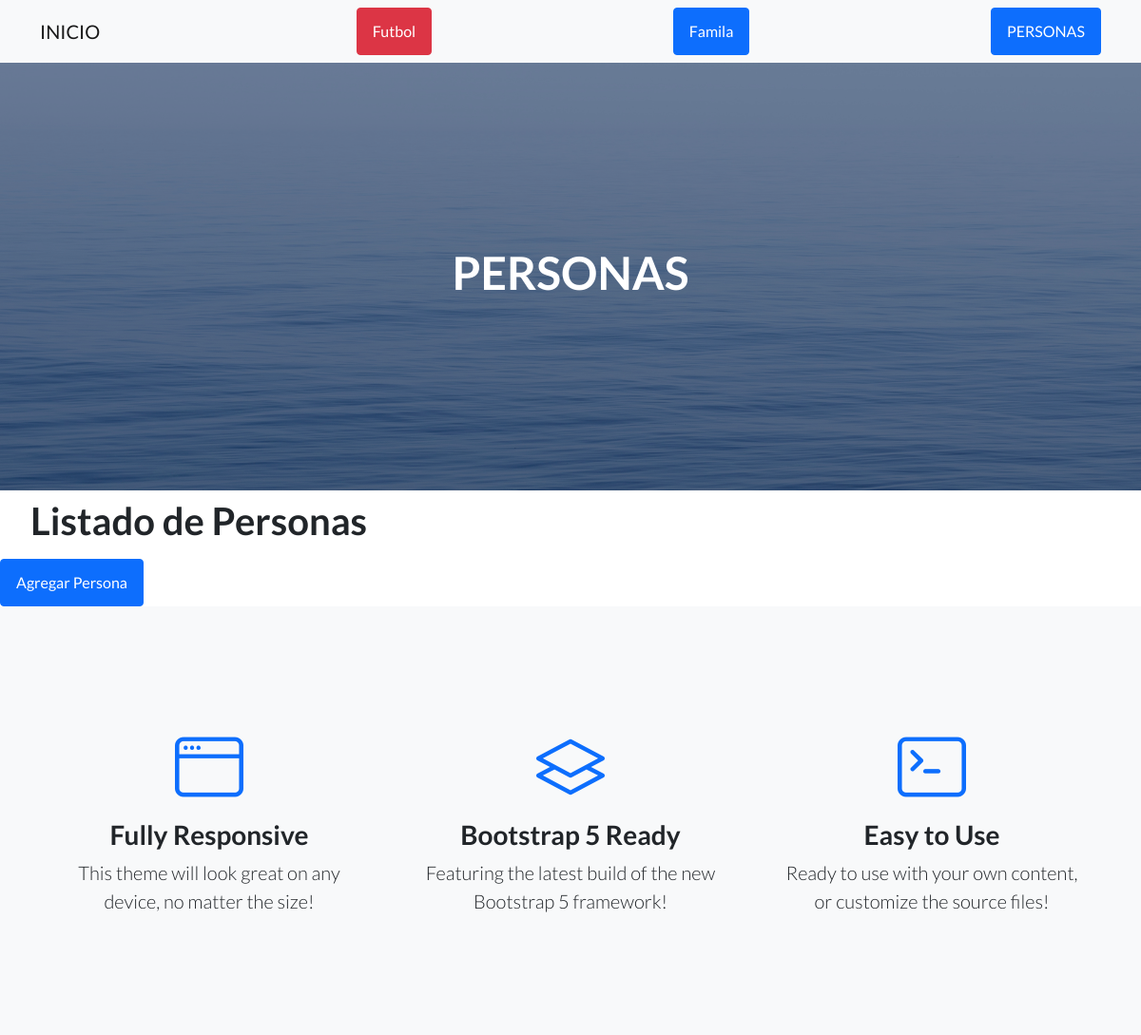
The app's page /AppCoder/leerPersonas/ (upper part), older data.
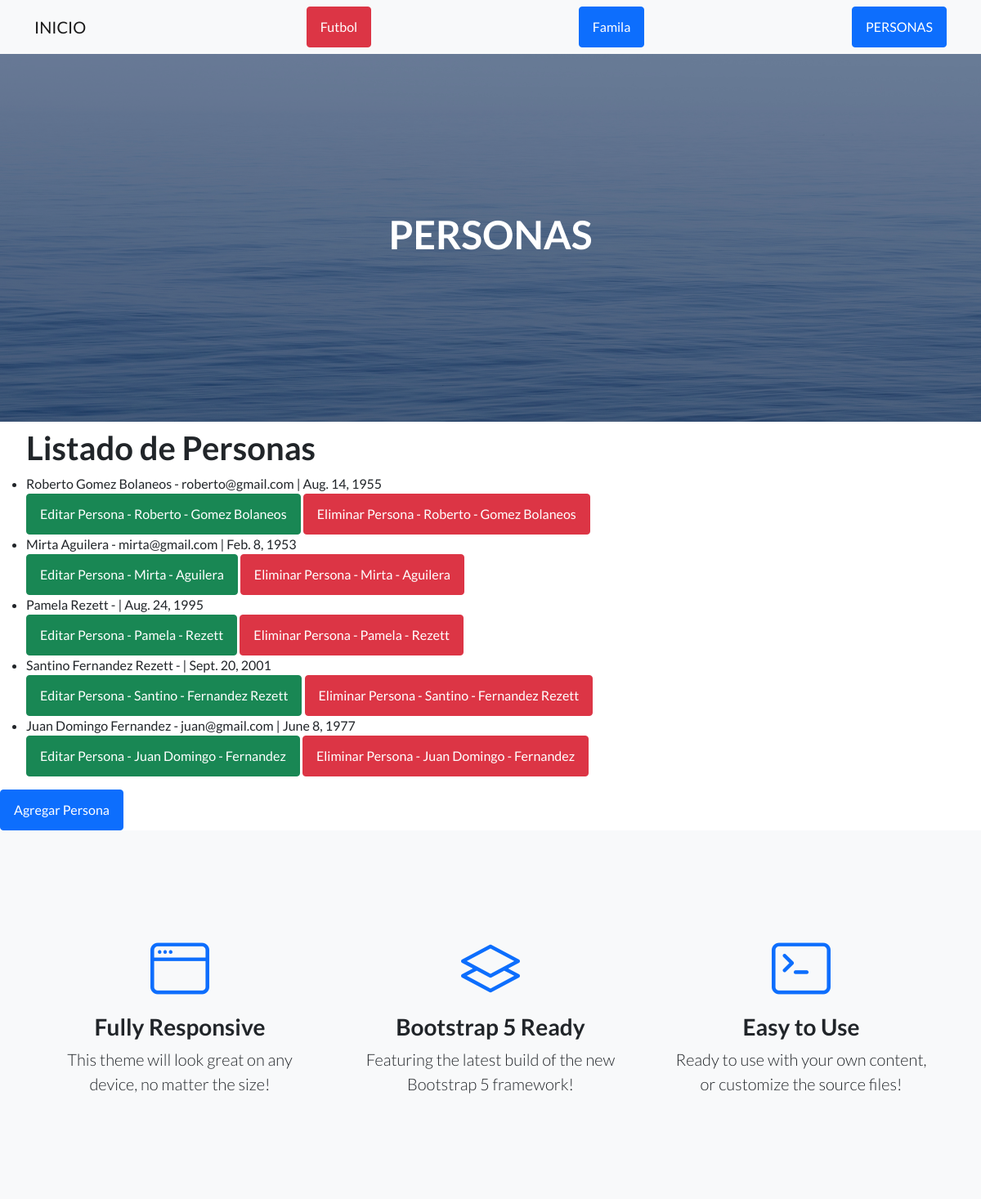
The same page, newer data.
### AppCoder/models.py (models this page shows)
class Persona (models.Model):
    nombre = models.CharField (max_length= 50)
    apellido = models.CharField (max_length= 50)
    email = models.EmailField()
    fechaNacimiento = models.DateField()
    tieneObraSocial = models.BooleanField()
    def __str__ (self):
        return f"{self.nombre} - {self.apellido}"

### AppCoder/views.py (the view)
# urls.py: path('leerPersonas/', leerPersonas, name = "leerPersonas"),
def leerPersonas (request):
    personas = Persona.objects.all() #Es "all" porque quiero ver todas las personas.
    return render (request, "AppCoder/personas.html", {"personas": personas})

### AppCoder/templates/AppCoder/personas.html (shortened to what this page needs)
{% extends 'AppCoder/padre.html' %}
{% load static %}
{% block titulo %}
<h1> PERSONAS </h1>
{% endblock %}
{% block contenido_que_cambia %}
<ul>
    <h1> Listado de Personas </h1>
    {% for persona in personas %}
    <li> {{ persona.nombre }} {{ persona.apellido }} - {{ persona.email }} | {{ persona.fechaNacimiento }} </li>
    <a class="btn btn-success" href = "{% url 'editarPersona' persona.id %}"> Editar Persona - {{ persona }} </a>
    <a class="btn btn-danger" href = "{% url 'eliminarPersona' persona.id %}"> Eliminar Persona - {{ persona }} </a>
    {% endfor %}
</ul>
<a class="btn btn-primary" href = "{% url 'agregarPersona' %}"> Agregar Persona </a>
{% endblock %}

### AppCoder/templates/AppCoder/padre.html (shortened to what this page needs)
<!DOCTYPE html>
<html lang="en">
    <head>
        {% load static %}
        <link href="https://cdn.jsdelivr.net/npm/bootstrap-icons@1.5.0/font/bootstrap-icons.css" rel="stylesheet" type="text/css" />
        <link href="{% static 'AppCoder/css/styles.css' %}" rel="stylesheet" />
    </head>
    <body>
        <nav class="navbar navbar-light bg-light static-top">
            <div class="container">
                <a class="navbar-brand" href=" {% url 'inicio' %}">INICIO</a>
                <a class="btn btn-danger" href=" {% url 'futbol' %}">Futbol</a>
                <a class="btn btn-primary" href="{% url 'familia' %}">Famila</a>
                <a class="btn btn-primary" href= "{% url 'leerPersonas' %}" > PERSONAS </a>
            </div>
        </nav>
        <header class="masthead">
            <div class="container position-relative">
                <div class="row justify-content-center">
                    <div class="col-xl-6">
                        <div class="text-center text-white">
                            {% block titulo %}
                            {% endblock %}
                        </div>
                    </div>
                </div>
            </div>
        </header>
        {% block contenido_que_cambia %}
        {% endblock %}
        <section class="features-icons bg-light text-center">
            <div class="container">
                <div class="row">
                    <div class="col-lg-4">
                        <div class="features-icons-item mx-auto mb-5 mb-lg-0 mb-lg-3">
                            <div class="features-icons-icon d-flex"><i class="bi-window m-auto text-primary"></i></div>
                            <h3>Fully Responsive</h3>
                            <p class="lead mb-0">This theme will look great on any device, no matter the size!</p>
                        </div>
                    </div>
                    <div class="col-lg-4">
                        <div class="features-icons-item mx-auto mb-5 mb-lg-0 mb-lg-3">
                            <div class="features-icons-icon d-flex"><i class="bi-layers m-auto text-primary"></i></div>
                            <h3>Bootstrap 5 Ready</h3>
                            <p class="lead mb-0">Featuring the latest build of the new Bootstrap 5 framework!</p>
                        </div>
                    </div>
                    <div class="col-lg-4">
                        <div class="features-icons-item mx-auto mb-0 mb-lg-3">
                            <div class="features-icons-icon d-flex"><i class="bi-terminal m-auto text-primary"></i></div>
                            <h3>Easy to Use</h3>
                            <p class="lead mb-0">Ready to use with your own content, or customize the source files!</p>
                        </div>
                    </div>
                </div>
            </div>
        </section>
    </body>
</html>

Row changes from the older to the newer data that the page shows:
added Persona: nombre "Roberto", apellido "Gomez Bolaneos", email "roberto@gmail.com", fechaNacimiento "Aug. 14, 1955", nombre+apellido "Roberto - Gomez Bolaneos"
added Persona: nombre "Mirta", apellido "Aguilera", email "mirta@gmail.com", fechaNacimiento "Feb. 8, 1953", nombre+apellido "Mirta - Aguilera"
added Persona: nombre "Pamela", apellido "Rezett", fechaNacimiento "Aug. 24, 1995", nombre+apellido "Pamela - Rezett"
added Persona: nombre "Santino", apellido "Fernandez Rezett", fechaNacimiento "Sept. 20, 2001", nombre+apellido "Santino - Fernandez Rezett"
added Persona: nombre "Juan Domingo", apellido "Fernandez", email "juan@gmail.com", fechaNacimiento "June 8, 1977", nombre+apellido "Juan Domingo - Fernandez"
